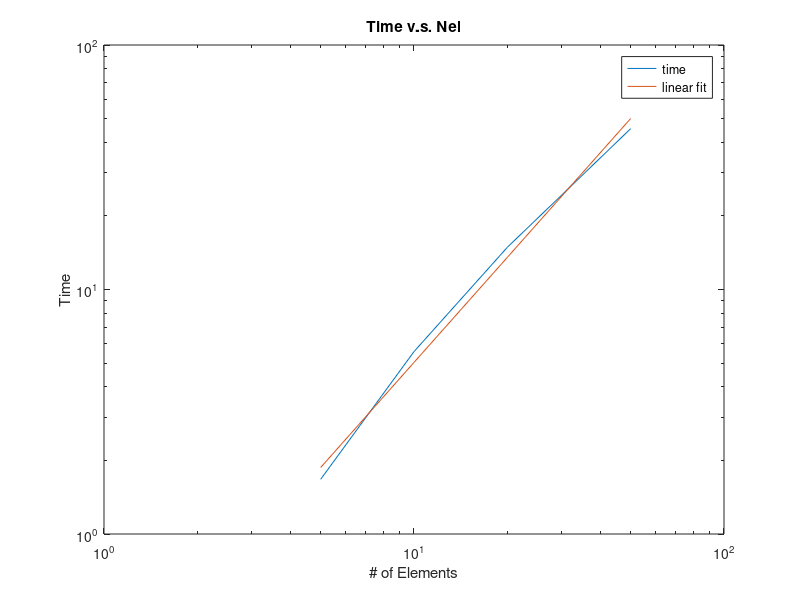

Source code (MATLAB):

% a = rand(100, 100) * rand(100, 100);
% 
% t = 0;
% 
% for i = 1 : 5
%     tic;
%     main;
%     t = t + toc;
% end
% 
% t50 = t / 5;
% save t.mat t50 -append;
% figure(1);

load t.mat

n = [5, 10, 20, 30, 50];
t = [t5, t10, t20, t30, t50];

loglog(n, t); hold on;

P = polyfit(log(n), log(t), 1);
t_fit = P(1) * log(n) + P(2);

loglog(n, exp(t_fit)); hold off;

title('Time v.s. Nel');
xlabel('# of Elements');
ylabel('Time');
legend('time', 'linear fit');
